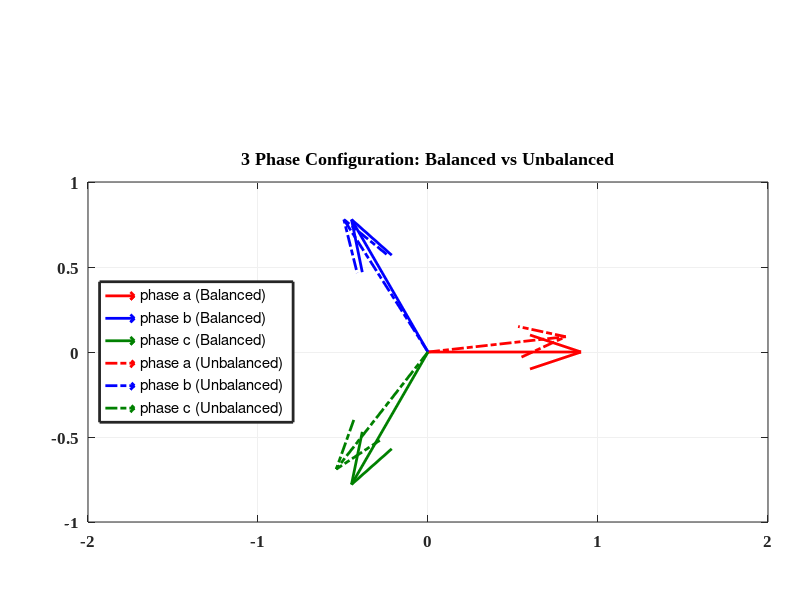

Here is the MATLAB script that generated this plot:
clc
clear
close all
g=[0 .5 0];
figure1 = figure;
leg1='phase a (Balanced)';
leg2='phase b (Balanced)';
leg3='phase c (Balanced)';
leg4='phase a (Unbalanced)';
leg5='phase b (Unbalanced)';
leg6='phase c (Unbalanced)';
% Create axes
axes1 = axes('Parent',figure1,...
    'Position',[0.11 0.13 3.4/4 3.4/6], 'Units','inches');
set(axes1,'FontName','Times New Roman','FontSize',12,'FontWeight','bold',...
    'GridAlpha',1,'GridColor',...
    [0.941176470588235 0.941176470588235 0.941176470588235],'XGrid','on','GridLineStyle',...
    '-','YGrid','on');
set(0,'DefaultAxesLineWidth',2,'DefaultLineLineWidth',1)

box(axes1,'on');
hold(axes1,'on');

% Create quiver
quiver(0,0,1,0,'DisplayName','on','Color',[1 0 0],'DisplayName',leg1,'LineWidth',2);
quiver(0,0,-0.5,+sqrt(3)/2,'Color',[0 0 1],'DisplayName',leg2,'LineWidth',2);
quiver(0,0,-.5,-sqrt(3)/2,'Color',[0 0.5 0],'DisplayName',leg3,'LineWidth',2);
% Create quiver
quiver(0,0,.9,0.1,'DisplayName','on','Color',[1 0 0],'DisplayName',leg4,'LineWidth',2,'linestyle','-.');
quiver(0,0,-0.55,+sqrt(3)/2,'Color',[0 0 1],'DisplayName',leg5,'LineWidth',2,'linestyle','-.');
quiver(0,0,-.6,-sqrt(3)/2+0.1,'Color',[0 0.5 0],'DisplayName',leg6,'LineWidth',2,'linestyle','-.');
% create title
title('3 Phase Configuration: Balanced vs Unbalanced');
% Create legend
legend1=legend(axes1,'show');
set(legend1,'Location','west');
 xlim(axes1,[-2 2]);
 saveas(figure1,'3phaseunbalance.emf')